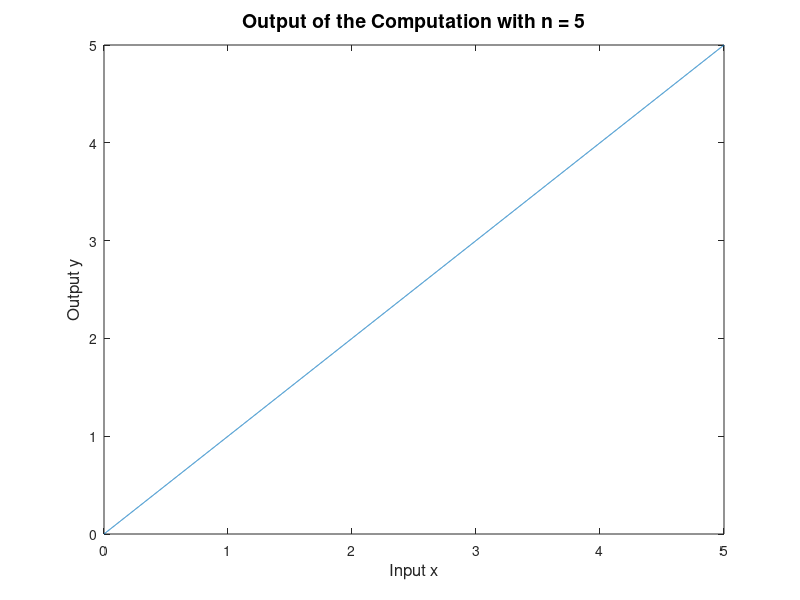

Here is the MATLAB script that generated this plot:
% MACM 316 - Homework 1
% Floating Point Arithmetic
% Description: Performs n-fold square-rooting following by squaring of
% the number x
% Instructor: Ben Adcock
% File name: FloatPt.m

clear

n=5;
st=0.001; % Define a stepsize
x=0:st:5; % x is a row vector of numbers between 0 and 1 of increments st
y=x;

for i=1:n
    y=sqrt(y);
end

for i=1:n
    y=y.^2; % The '.' here means the squaring is carried out on each element of y
end

eps = 1;
while (1+eps/2)~=1.0
        eps = eps/2;
end
display(eps);

rel_error=abs(x-y)/abs(x)

abs_error=abs(x-y);

% Plot the output y versus the input x
plot(x,y)
title(['Output of the Computation with n = ' num2str(n)],'fontsize',14)
xlabel(['Input x'],'fontsize',12)
ylabel(['Output y'],'fontsize',12)